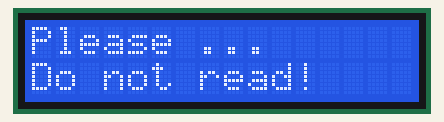
Recording of a sketch running on a simulated Arduino Uno, built with avr-gcc and run on an emulated ATmega328P. On the bench: 16×2 character LCD.

Above: at 0.1 s.
At 1.1 s:
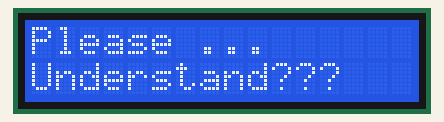
At 2.2 s:
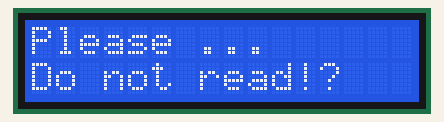

Measured:
- what the display in image 1 shows lasts 1.0 s, from 1.1 s to 2.1 s

The sketch:

LCD_16x2.ino
```cpp
#include <Wire.h>

// Programa : Display LCD 16x2 e modulo I2C
// Autor : Arduino e Cia
#include <LiquidCrystal_I2C.h>

// Inicializa o display no endereco 0x27
LiquidCrystal_I2C lcd(0x3F,2,1,0,4,5,6,7,3, POSITIVE);

void setup()
{
 lcd.begin (16,2);
}

void loop()
{
  lcd.setBacklight(HIGH);
  lcd.setCursor(0,0);
  lcd.print("Please ...");
  lcd.setCursor(0,1);
  lcd.print("Do not read!");
  delay(1000);
  lcd.setCursor(0,1);
  lcd.print("Understand???");
  delay(1000);
}
```
